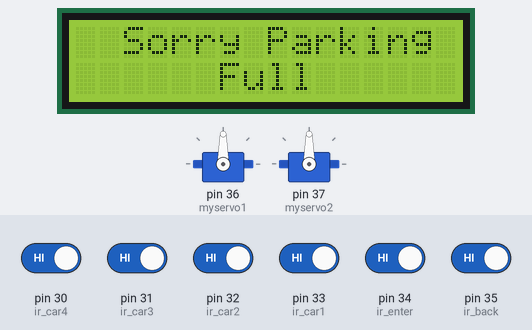
This sketch was run on a simulated Arduino Mega 2560, built with avr-gcc and run on an emulated ATmega2560. On the bench: 2 × servo, 16×2 character LCD. Inputs (shaded band) come from the test bench; at power-on: pin 30 (ir_car4), pin 31 (ir_car3), pin 32 (ir_car2), pin 33 (ir_car1), pin 34 (ir_enter), pin 35 (ir_back) HIGH. What the sketch prints to the serial monitor is not drawn.

Above: at 10.7 s.
10.8 s: pin 34 (ir_enter) driven LOW
At 14.4 s:
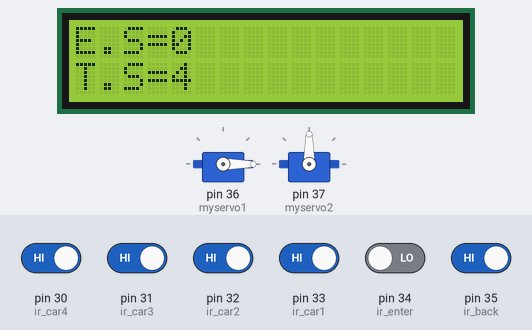
16.4 s: pin 30 (ir_car4) driven LOW
At 19.6 s:
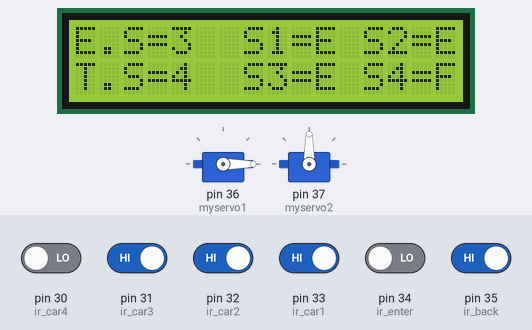
22.0 s: pin 33 (ir_car1) driven LOW
At 25.9 s:
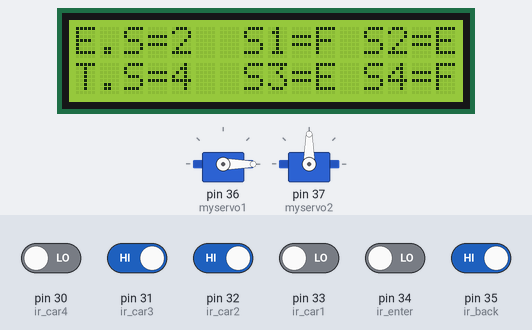
26.2 s: pin 31 (ir_car3) driven LOW
At 31.1 s:
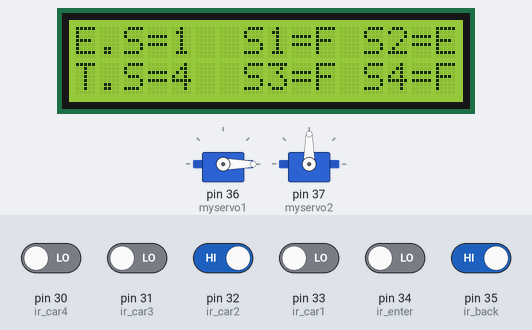
31.8 s: pin 30 (ir_car4) driven HIGH
At 37.1 s:
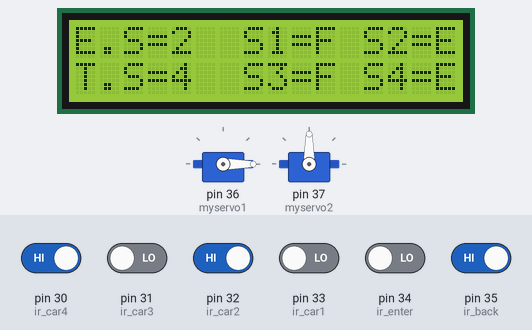
37.4 s: pin 32 (ir_car2) driven LOW
At 42.6 s:
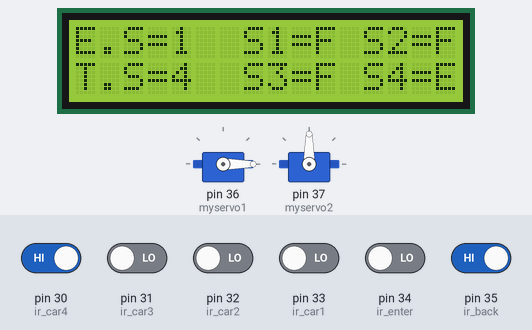
Timing chart, 0 to 44.0 s (numbered marks = the images above; inputs shaded):
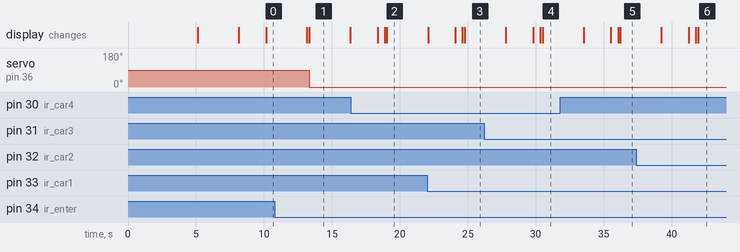

The sketch:

Online_parking.ino
```cpp
#include <ArduinoJson.h>

#include <Servo.h> //includes the servo library
#include <Wire.h>
#include <LiquidCrystal_I2C.h>
#include <SoftwareSerial.h>


LiquidCrystal_I2C lcd(0x27, 16, 2);
SoftwareSerial nodemcu(2, 3);

Servo myservo1;
Servo myservo2;

int sensor1;
int sensor2;
int sensor3;
int sensor4;


#define ir_enter 34
#define ir_back  35

#define ir_car1 33
#define ir_car2 32
#define ir_car3 31
#define ir_car4 30


int S1 = 0, S2 = 0, S3 = 0, S4 = 0;
int flag1 = 0, flag2 = 0;
int slot;


void setup() {
  // put your setup code here, to run once:
  Serial.begin(9600);
  nodemcu.begin(9600);
  pinMode(ir_car1, INPUT);
  pinMode(ir_car2, INPUT);
  pinMode(ir_car3, INPUT);
  pinMode(ir_car4, INPUT);

  pinMode(ir_enter, INPUT);
  pinMode(ir_back, INPUT);

  myservo1.attach(36);

  myservo2.attach(37);

  lcd.init();
  lcd.backlight();
  lcd.setCursor (0, 0);
  lcd.print("    Smart Car   ");
  lcd.setCursor (1, 1);
  lcd.print(" Parking System ");
  delay(5000);
  lcd.clear();

  lcd.setCursor (0, 0);
  lcd.print("  Parking Slot   ");
  lcd.setCursor (1, 1);
  lcd.print("     1-4     ");
  delay(3000);
  lcd.clear();

  int total = S1 + S2 + S3 + S4;
  slot = slot - total;
}

void loop() {
  StaticJsonBuffer<1000>jsonBuffer;
  JsonObject& data = jsonBuffer.createObject();
  // put your main code here, to run repeatedly:
  readEntranceSensor();
  readExitSensor();
  Read_Sensor();
  digitalWrite(ir_car1, HIGH);
  digitalWrite(ir_car2, HIGH);
  digitalWrite(ir_car3, HIGH);
  digitalWrite(ir_car4, HIGH);

  data["sensor1"] = sensor1;
  data["sensor2"] = sensor2;
  data["sensor3"] = sensor3;
  data["sensor4"] = sensor4;

  data.printTo(nodemcu);
//  jsonBuffer.clear();
  delay(100);

  lcd.setCursor (0, 0);
  lcd.print("E.S=");
  lcd.print(slot);
  lcd.print(" ");

  lcd.setCursor (0, 1);
  lcd.print("T.S=4");
}
void readEntranceSensor() {
  bool value_enter = digitalRead(ir_enter);

  if (value_enter == 0) {
    myservo1.write(0);
    delay(3000);

    lcd.setCursor (0, 0);
    lcd.print("    Gate Open   ");
    lcd.setCursor (0, 1);
    lcd.print("    Welcome!!   ");
    delay(2000);
    lcd.clear();
  } else if (value_enter == 1) {
    myservo1.write(90);
    delay(500);
  }
}

void readExitSensor() {
  bool value_exit = digitalRead(ir_back);

  if (value_exit == 0) {
    myservo2.write(0);
    delay(3000);
  } else if (value_exit == 1) {
    myservo2.write(90);
    delay(500);
  }
}

void Read_Sensor() {
  boolean ir_car1_value = digitalRead(ir_car1);
  boolean ir_car2_value = digitalRead(ir_car2);
  boolean ir_car3_value = digitalRead(ir_car3);
  boolean ir_car4_value = digitalRead(ir_car4);

  if (ir_car1_value == 0 && ir_car2_value == 0 && ir_car3_value == 0 && ir_car4_value == 0 ) {
    slot = 0;
    sensor1 = 0;
    sensor2 = 0;
    sensor3 = 0;
    sensor4 = 0;
    delay(1000);
    Serial.println(sensor1); Serial.println(sensor2); Serial.println(sensor3); Serial.println(sensor4);
    lcd.setCursor (0, 0);
    lcd.print("  Sorry Parking  ");
    lcd.setCursor (0, 1);
    lcd.print("      Full      ");
    delay(3000);
    lcd.clear();
  } else if (ir_car1_value == 0 && ir_car2_value == 0 && ir_car3_value == 0 && ir_car4_value == 1) {
    slot = 1;
    sensor1 = 0;
    sensor2 = 0;
    sensor3 = 0;
    sensor4 = 1;
    Serial.println(sensor1); Serial.println(sensor2); Serial.println(sensor3); Serial.println(sensor4);
    lcd.setCursor (12, 1);
    lcd.print("S4=E ");
    lcd.setCursor (7, 1);
    lcd.print("S3=F ");
    lcd.setCursor (12, 0);
    lcd.print("S2=F ");
    lcd.setCursor (7, 0);
    lcd.print("S1=F ");
  }
  else if (ir_car1_value == 0 && ir_car2_value == 0 && ir_car3_value == 1 && ir_car4_value == 1) {
    slot = 2;
    sensor1 = 0;
    sensor2 = 0;
    sensor3 = 1;
    sensor4 = 1;
    Serial.println(sensor1); Serial.println(sensor2); Serial.println(sensor3); Serial.println(sensor4);
    lcd.setCursor (12, 1);
    lcd.print("S4=E ");
    lcd.setCursor (7, 1);
    lcd.print("S3=E ");
    lcd.setCursor (12, 0);
    lcd.print("S2=F ");
    lcd.setCursor (7, 0);
    lcd.print("S1=F ");
  }
  else if (ir_car1_value == 0 && ir_car2_value == 1 && ir_car3_value == 1 && ir_car4_value == 1) {
    slot = 3;
    sensor1 = 0;
    sensor2 = 1;
    sensor3 = 1;
    sensor4 = 1;
    Serial.println(sensor1); Serial.println(sensor2); Serial.println(sensor3); Serial.println(sensor4);
    lcd.setCursor (12, 1);
    lcd.print("S4=E ");
    lcd.setCursor (7, 1);
    lcd.print("S3=E ");
    lcd.setCursor (12, 0);
    lcd.print("S2=E ");
    lcd.setCursor (7, 0);
    lcd.print("S1=F ");
  }
  else if (ir_car1_value == 1 && ir_car2_value == 1 && ir_car3_value == 1 && ir_car4_value == 1) {
    slot = 4;
    sensor1 = 1;
    sensor2 = 1;
    sensor3 = 1;
    sensor4 = 1;
    Serial.println(sensor1); Serial.println(sensor2); Serial.println(sensor3); Serial.println(sensor4);
    lcd.setCursor (12, 1);
    lcd.print("S4=E ");
    lcd.setCursor (7, 1);
    lcd.print("S3=E ");
    lcd.setCursor (12, 0);
    lcd.print("S2=E ");
    lcd.setCursor (7, 0);
    lcd.print("S1=E ");
  }
  else if (ir_car1_value == 1 && ir_car2_value == 1 && ir_car3_value == 1 && ir_car4_value == 0) {
    slot = 3;
    sensor1 = 1;
    sensor2 = 1;
    sensor3 = 1;
    sensor4 = 0;
    Serial.println(sensor1); Serial.println(sensor2); Serial.println(sensor3); Serial.println(sensor4);
    lcd.setCursor (12, 1);
    lcd.print("S4=F ");
    lcd.setCursor (7, 1);
    lcd.print("S3=E ");
    lcd.setCursor (12, 0);
    lcd.print("S2=E ");
    lcd.setCursor (7, 0);
    lcd.print("S1=E ");
  }
  else if (ir_car1_value == 1 && ir_car2_value == 1 && ir_car3_value == 0 && ir_car4_value == 0) {
    slot = 2;
    sensor1 = 1;
    sensor2 = 1;
    sensor3 = 0;
    sensor4 = 0;
    Serial.println(sensor1); Serial.println(sensor2); Serial.println(sensor3); Serial.println(sensor4);
    lcd.setCursor (12, 1);
    lcd.print("S4=F ");
    lcd.setCursor (7, 1);
    lcd.print("S3=F ");
    lcd.setCursor (12, 0);
    lcd.print("S2=E ");
    lcd.setCursor (7, 0);
    lcd.print("S1=E ");
  }
  else if (ir_car1_value == 1 && ir_car2_value == 0 && ir_car3_value == 0 && ir_car4_value == 0) {
    slot = 1;

    sensor1 = 1;
    sensor2 = 0;
    sensor3 = 0;
    sensor4 = 0;
    Serial.println(sensor1); Serial.println(sensor2); Serial.println(sensor3); Serial.println(sensor4);
    lcd.setCursor (12, 1);
    lcd.print("S4=F ");
    lcd.setCursor (7, 1);
    lcd.print("S3=F ");
    lcd.setCursor (12, 0);
    lcd.print("S2=F ");
    lcd.setCursor (7, 0);
    lcd.print("S1=E ");
  }

  else if (ir_car1_value == 0 && ir_car2_value == 1 && ir_car3_value == 0 && ir_car4_value == 1) {
    slot = 2;
    sensor1 = 0;
    sensor2 = 1;
    sensor3 = 0;
    sensor4 = 1;
    Serial.println(sensor1); Serial.println(sensor2); Serial.println(sensor3); Serial.println(sensor4);
    lcd.setCursor (12, 1);
    lcd.print("S4=E ");
    lcd.setCursor (7, 1);
    lcd.print("S3=F ");
    lcd.setCursor (12, 0);
    lcd.print("S2=E ");
    lcd.setCursor (7, 0);
    lcd.print("S1=F ");
  } else if (ir_car1_value == 1 && ir_car2_value == 0 && ir_car3_value == 1 && ir_car4_value == 0) {
    slot = 2;
    sensor1 = 1;
    sensor2 = 0;
    sensor3 = 1;
    sensor4 = 0;
    Serial.println(sensor1); Serial.println(sensor2); Serial.println(sensor3); Serial.println(sensor4);
    lcd.setCursor (12, 1);
    lcd.print("S4=F ");
    lcd.setCursor (7, 1);
    lcd.print("S3=E ");
    lcd.setCursor (12, 0);
    lcd.print("S2=F ");
    lcd.setCursor (7, 0);
    lcd.print("S1=E ");
  }
  else if (ir_car1_value == 1 && ir_car2_value == 1 && ir_car3_value == 0 && ir_car4_value == 1) {
    slot = 3;
    sensor1 = 1;
    sensor2 = 1;
    sensor3 = 0;
    sensor4 = 1;
    Serial.println(sensor1); Serial.println(sensor2); Serial.println(sensor3); Serial.println(sensor4);
    lcd.setCursor (12, 1);
    lcd.print("S4=E ");
    lcd.setCursor (7, 1);
    lcd.print("S3=F ");
    lcd.setCursor (12, 0);
    lcd.print("S2=E ");
    lcd.setCursor (7, 0);
    lcd.print("S1=E ");
  }
  else if (ir_car1_value == 1 && ir_car2_value == 0 && ir_car3_value == 1 && ir_car4_value == 1) {
    slot = 3;
    sensor1 = 1;
    sensor2 = 0;
    sensor3 = 1;
    sensor4 = 1;
    Serial.println(sensor1); Serial.println(sensor2); Serial.println(sensor3); Serial.println(sensor4);
    lcd.setCursor (12, 1);
    lcd.print("S4=E ");
    lcd.setCursor (7, 1);
    lcd.print("S3=E ");
    lcd.setCursor (12, 0);
    lcd.print("S2=F ");
    lcd.setCursor (7, 0);
    lcd.print("S1=E ");
  } else if (ir_car1_value == 1 && ir_car2_value == 0 && ir_car3_value == 0 && ir_car4_value == 1) {
    slot = 2;
    sensor1 = 1;
    sensor2 = 0;
    sensor3 = 0;
    sensor4 = 1;
    Serial.println(sensor1); Serial.println(sensor2); Serial.println(sensor3); Serial.println(sensor4);
    lcd.setCursor (12, 1);
    lcd.print("S4=E ");
    lcd.setCursor (7, 1);
    lcd.print("S3=F ");
    lcd.setCursor (12, 0);
    lcd.print("S2=F ");
    lcd.setCursor (7, 0);
    lcd.print("S1=E ");
  }
  else if (ir_car1_value == 0 && ir_car2_value == 1 && ir_car3_value == 1 && ir_car4_value == 0) {
    slot = 2;
    sensor1 = 0;
    sensor2 = 1;
    sensor3 = 1;
    sensor4 = 0;
    Serial.print(sensor1); Serial.print(sensor2); Serial.print(sensor3); Serial.print(sensor4);
    lcd.setCursor (12, 1);
    lcd.print("S4=F ");
    lcd.setCursor (7, 1);
    lcd.print("S3=E ");
    lcd.setCursor (12, 0);
    lcd.print("S2=E ");
    lcd.setCursor (7, 0);
    lcd.print("S1=F ");
  } else if (ir_car1_value == 0 && ir_car2_value == 1 && ir_car3_value == 0 && ir_car4_value == 0) {
    slot = 1;
    sensor1 = 0;
    sensor2 = 1;
    sensor3 = 0;
    sensor4 = 0;
    Serial.print(sensor1); Serial.print(sensor2); Serial.print(sensor3); Serial.print(sensor4);
    lcd.setCursor (12, 1);
    lcd.print("S4=F ");
    lcd.setCursor (7, 1);
    lcd.print("S3=F ");
    lcd.setCursor (12, 0);
    lcd.print("S2=E ");
    lcd.setCursor (7, 0);
    lcd.print("S1=F ");
  } else if (ir_car1_value == 0 && ir_car2_value == 0 && ir_car3_value == 1 && ir_car4_value == 0) {
    slot = 1;
    sensor1 = 0;
    sensor2 = 0;
    sensor3 = 1;
    sensor4 = 0;
    Serial.print(sensor1); Serial.print(sensor2); Serial.print(sensor3); Serial.print(sensor4);
    lcd.setCursor (12, 1);
    lcd.print("S4=F ");
    lcd.setCursor (7, 1);
    lcd.print("S3=E ");
    lcd.setCursor (12, 0);
    lcd.print("S2=F ");
    lcd.setCursor (7, 0);
    lcd.print("S1=F ");
  }

}
```

Measured:
- after the input at 10.8 s, servo on pin 36 (myservo1): 90° → 0° after 2.5 s
- after the input at 16.4 s, the display: first differs from a run without the input after 2.5 s (image 2 shows a later state)
- after the input at 22.0 s, the display: first differs from a run without the input after 2.6 s (image 3 shows a later state)
- after the input at 26.2 s, the display: first differs from a run without the input after 4.1 s (image 4 shows a later state)
- after the input at 31.8 s, the display: first differs from a run without the input after 4.3 s (image 5 shows a later state)
- after the input at 37.4 s, the display: first differs from a run without the input after 4.4 s (image 6 shows a later state)
- what the display in image 1 shows lasts 3.1 s, from 13.3 s to 16.4 s
